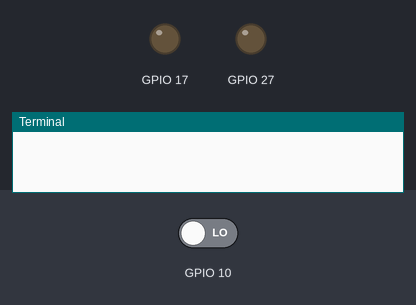
Recording of a program running on a simulated Raspberry Pi (BCM pin numbers). Parts: output pins drawn as LEDs (lit = HIGH), the last lines printed to the terminal. The test bench sets the inputs (shaded band); at power-on: GPIO 10 LOW. At 22.0 s the program stops and its outputs stay as they are.

Above: at 0.1 s.
At 20.1 s:
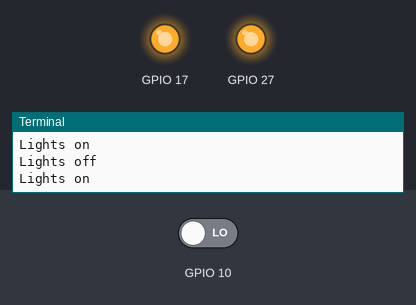
Timing chart, 0 to 22.5 s (numbered marks = the images above):
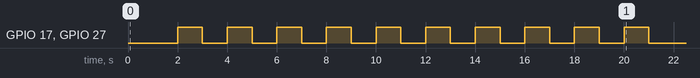

The program:

ledsButton.py
```python
#!/usr/bin/env python
# -*- coding: utf-8 -*-


import time
import RPi.GPIO as GPIO
GPIO.setmode(GPIO.BCM)
#GPIO.cleanup()
GPIO.setwarnings(False)
#red light declaration
GPIO.setup(17,GPIO.OUT)
#blue light declaration
GPIO.setup(27,GPIO.OUT)
#button declaration
GPIO.setup(10,GPIO.IN)
time.sleep(2)
#wait 2seconds, if button is pressed then turn on leds
if ~(GPIO.input(10)):
	print "Lights on"
	GPIO.output(17,GPIO.HIGH)
	GPIO.output(27,GPIO.HIGH)
else:  #else turn off the leds
	print "Lights off"
	GPIO.output(17,GPIO.LOW)
	GPIO.output(27,GPIO.LOW)

#blink both leds for ten times
for i in range(1,11):
	print "Lights on"
	GPIO.output(17,GPIO.HIGH)
	GPIO.output(27,GPIO.HIGH)
	time.sleep(1)
	print "Lights off"
	GPIO.output(17,GPIO.LOW)
	GPIO.output(27,GPIO.LOW)
	time.sleep(1)
```
